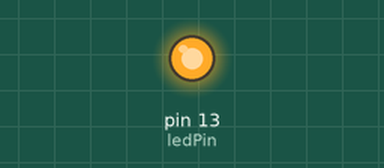
The sketch below on a simulated Arduino Leonardo, built with avr-gcc and run on an emulated ATmega32U4. Shown: output pins drawn as LEDs (lit = HIGH). USB keyboard and mouse output is not drawn.

Above: at 0.2 s.
At 2.5 s:
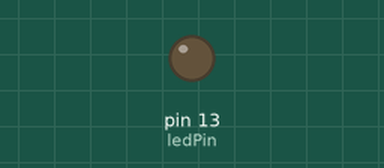
Timing chart, 0 to 5.9 s (numbered marks = the images above):
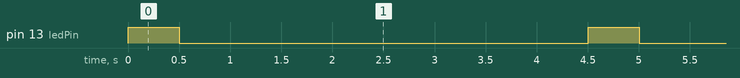

The sketch:

usb-keyboard-keepalive.ino
```cpp
/*
  USB Keyboard emulation intended to act as a "keepalive" to prevent
  devices from sleeping. This is useful to keep Android phones (with
  an OTG cable) and computer systems awake if needed. This script
  requires an ATMega 32u4 based chip as those devices have native USB
  HID built in. A great  device for this is the CJMCU Beetle which
  has a form factor that is half the size of a regular USB key and has
  a ATMega 32u4 chip on it.

  Sample keyboard codes can be found at:
    http://www.arduino.cc/en/Reference/KeyboardModifiers

  Note: Do not set the keyInterval *too* low or it will be tough to
  reprogram your device!

  Author: Derrick Karpo
  Date:   April 24, 2016
*/

#include <Keyboard.h>

int ledState = LOW;           // default LED state (don't change)
const int ledPin =  13;       // internal LED pin (usually pin 13)
const int ledDelay =  500;    // LED hold delay of X ms
const int keyWrite = 0x81;    // what keystroke to type (0x81 == Left-Shift)
const int keyInterval = 4000; // input the keystroke every X ms


void setup() {
  pinMode(ledPin, OUTPUT);
  Keyboard.begin();
}

void ledwrite() {
  if (ledState == LOW) {
    ledState = HIGH;
  } else {
    ledState = LOW;
    delay(ledDelay);
  }
  digitalWrite(ledPin, ledState);
}

void loop() {
  ledwrite();                 // quickly turn the LED on
  Keyboard.write(keyWrite);   // send a Left-Shift key
  ledwrite();                 // quickly turn the LED off
  delay(keyInterval);         // erm, sleepy time?
}
```

Measured:
- by itself, pin 13 (ledPin): alternates HIGH for 0.50 s and LOW for 4.0 s
